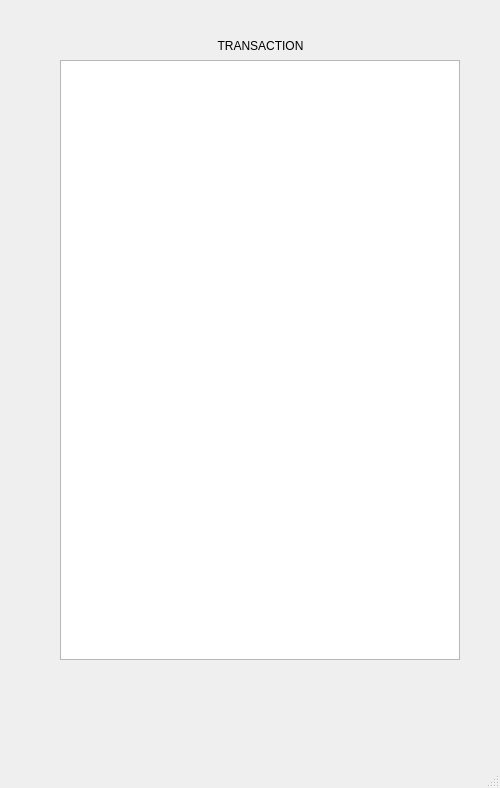
<?xml version="1.0" encoding="UTF-8"?>
<ui version="4.0">
 <class>MainWindow</class>
 <widget class="QMainWindow" name="MainWindow">
  <property name="geometry">
   <rect>
    <x>0</x>
    <y>0</y>
    <width>500</width>
    <height>788</height>
   </rect>
  </property>
  <property name="maximumSize">
   <size>
    <width>500</width>
    <height>788</height>
   </size>
  </property>
  <property name="windowTitle">
   <string>MainWindow</string>
  </property>
  <widget class="QWidget" name="centralwidget">
   <widget class="QTableWidget" name="tableWidget">
    <property name="geometry">
     <rect>
      <x>60</x>
      <y>60</y>
      <width>400</width>
      <height>600</height>
     </rect>
    </property>
    <property name="maximumSize">
     <size>
      <width>400</width>
      <height>600</height>
     </size>
    </property>
    <attribute name="horizontalHeaderCascadingSectionResizes">
     <bool>false</bool>
    </attribute>
   </widget>
   <widget class="QLabel" name="label">
    <property name="geometry">
     <rect>
      <x>160</x>
      <y>30</y>
      <width>201</width>
      <height>31</height>
     </rect>
    </property>
    <property name="baseSize">
     <size>
      <width>30</width>
      <height>30</height>
     </size>
    </property>
    <property name="lineWidth">
     <number>3</number>
    </property>
    <property name="text">
     <string>TRANSACTION</string>
    </property>
    <property name="textFormat">
     <enum>Qt::PlainText</enum>
    </property>
    <property name="scaledContents">
     <bool>true</bool>
    </property>
    <property name="alignment">
     <set>Qt::AlignCenter</set>
    </property>
   </widget>
  </widget>
  <widget class="QMenuBar" name="menubar">
   <property name="geometry">
    <rect>
     <x>0</x>
     <y>0</y>
     <width>500</width>
     <height>21</height>
    </rect>
   </property>
  </widget>
  <widget class="QStatusBar" name="statusbar"/>
 </widget>
 <resources/>
 <connections/>
</ui>
